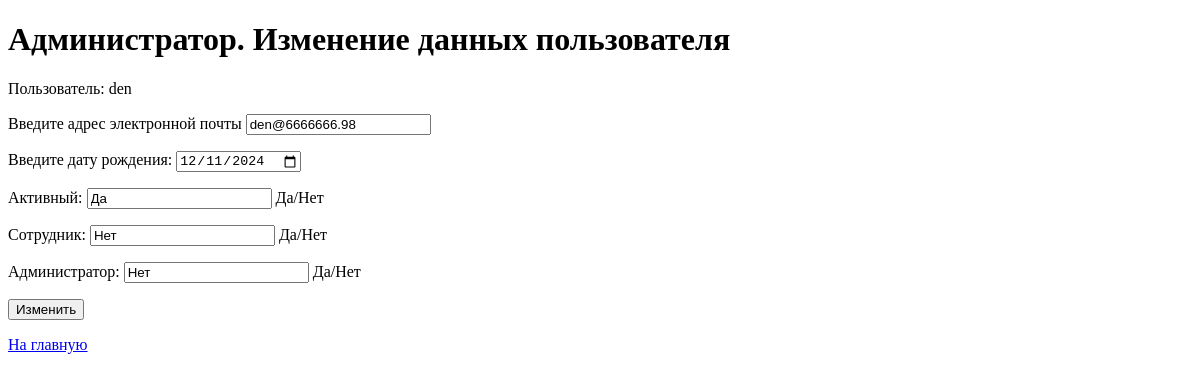
The app's page /user/list/update/2 (signed in), older data.
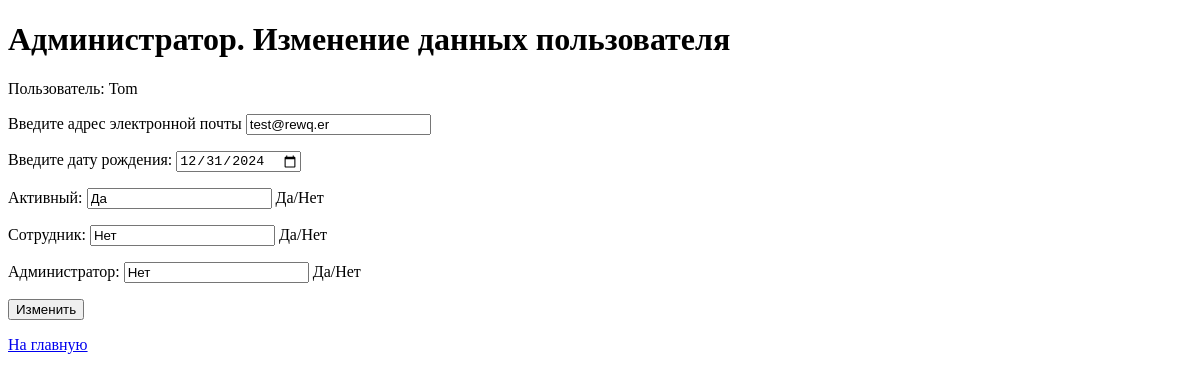
The same page, newer data.
### app/models/users.py (models this page shows)
class User(Base):
    __tablename__ = 'users'
    __table_args__ = {'keep_existing': True}
    id = Column(INTEGER, primary_key=True, index=True)
    username = Column(String, index=True, unique=True)
    email = Column(String, index=True, unique=True)
    day_birth = Column(DATE)
    password = Column(String)
    is_active = Column(BOOLEAN, default=True)
    is_staff = Column(BOOLEAN, default=False)
    admin = Column(BOOLEAN, default=False)
    created_at = Column(DATETIME)
    updated_at = Column(DATETIME)
    purchase = relationship(
        'BuyerProd',
        back_populates='user',
        cascade='save-update, merge, delete',
        passive_deletes=True,
    )

### app/routers/users.py (the view)
@user_router.get('/list/update/{id_user}')
async def update_user_admin_get(request: Request, db: Annotated[Session, Depends(get_db)],
                                user: Annotated[User, Depends(get_current_user)], id_user: int):
    info = {'request': request, 'title': 'Администратор. Изменение данных пользователя'}
    if user is None:
        return HTTPException(status_code=status.HTTP_404_NOT_FOUND,
                             detail='Вы не авторизованны или у вас отсутствуют права')
    elif not user.admin:
        return HTTPException(status_code=status.HTTP_404_NOT_FOUND,
                             detail='Вы не авторизованны или у вас отсутствуют права')
    user = find_user_by_id(db, id_user)
    if user is None:
        return HTTPException(status_code=status.HTTP_404_NOT_FOUND, detail='Пользователь не найден')
    else:
        info['user'] = user
    return templates.TemplateResponse("update_admin_user.html", info)

### app/templates/users/update_admin_user.html (shortened to what this page needs)
<!DOCTYPE html>
<html lang="en">
<head>
</head>
<body>
    <h1>{{title}}</h1>
        <section class="conteiner-fluid">
            <form method="post" action="/user/list/update/{{user.id}}?">
                <div class="col-auto">
                    <div class="imput-group">
                    <p>Пользователь: {{user.username}}</p>
                   <label for="email"> Введите адрес электронной почты </label>
                    <input type="text" id="email" name="email" value={{user.email}}
                    aria-describedby="btn-update">
                     <label for="day_birth"> Введите дату рождения: </label>
                    <input type="date" id="day_birth" name="day_birth" value={{user.day_birth}}
                    aria-describedby="btn-update">
                    <label for="is_active">Активный: </label>
                    <input type="text" id="is_active" name="is_active"
                           {% if user.is_active %} value="Да" {% else %} value="Нет" {% endif %}
                    aria-describedby="btn-update"> Да/Нет
                    <label for="is_staff">Сотрудник: </label>
                    <input type="text" id="is_staff" name="is_staff"
                           {% if user.is_staff %} value="Да" {% else %} value="Нет" {% endif %}
                    aria-describedby="btn-update"> Да/Нет
                    <label for="admin">Администратор: </label>
                    <input type="text" id="admin" name="admin"
                           {% if user.admin %} value="Да" {% else %} value="Нет"  {% endif %}
                    aria-describedby="btn-update"> Да/Нет
                    <button type="submit" id="btn-update">Изменить</button>
                    </div>
                </div>
            </form>
        </section>
        <a href="\main"> На главную</a>
</body>
</html>

Row changes from the older to the newer data that the page shows:
changed User "Да": username "den" → "Tom"; email "den@6666666.98" → "test@rewq.er"; day_birth "12/11/2024" → "12/31/2024"
